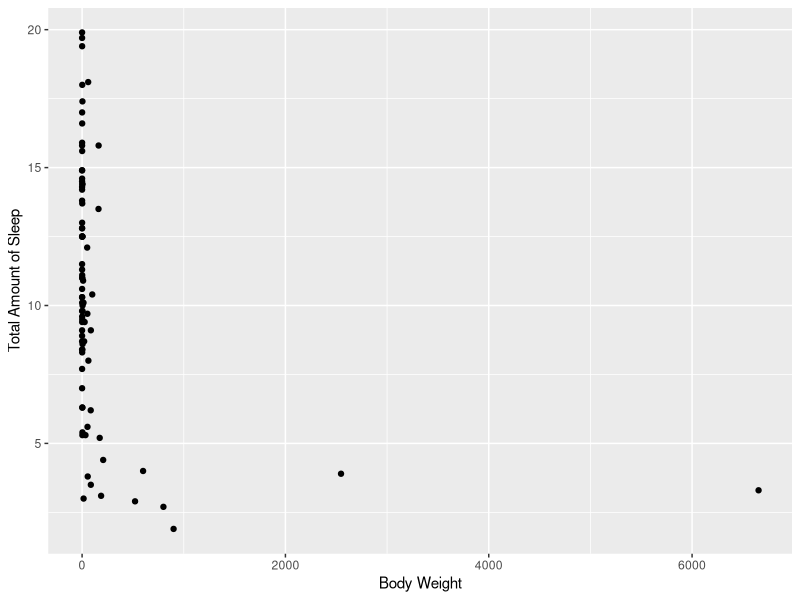
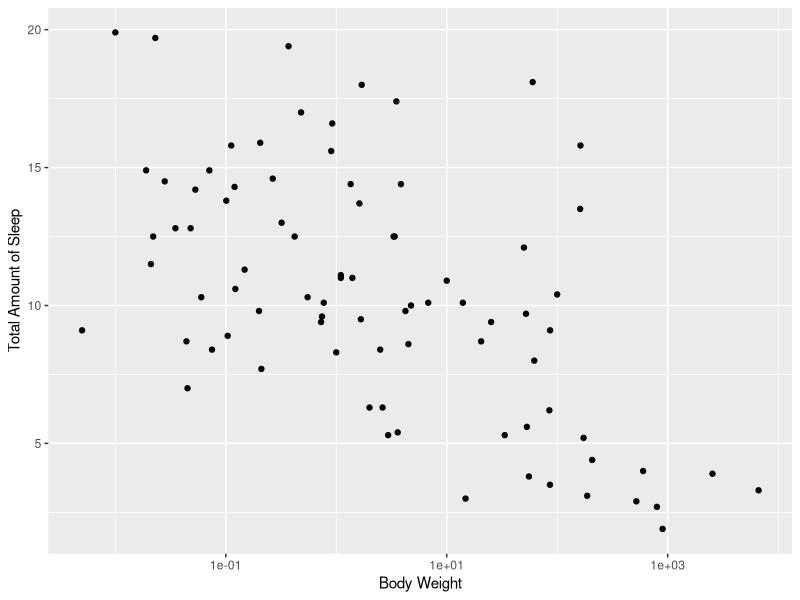
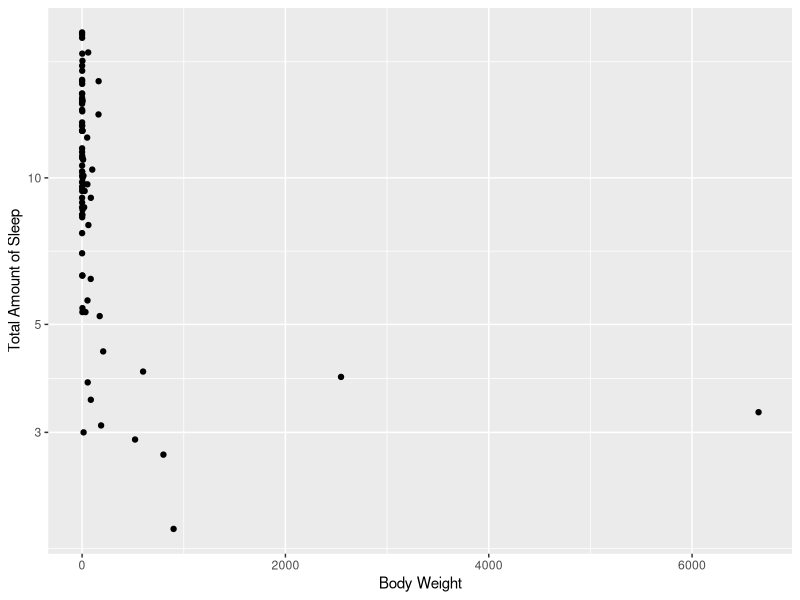
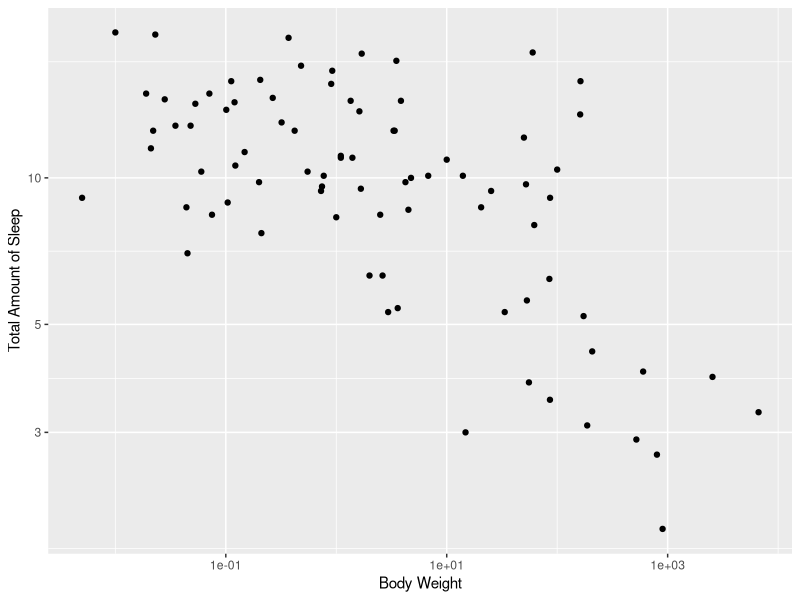
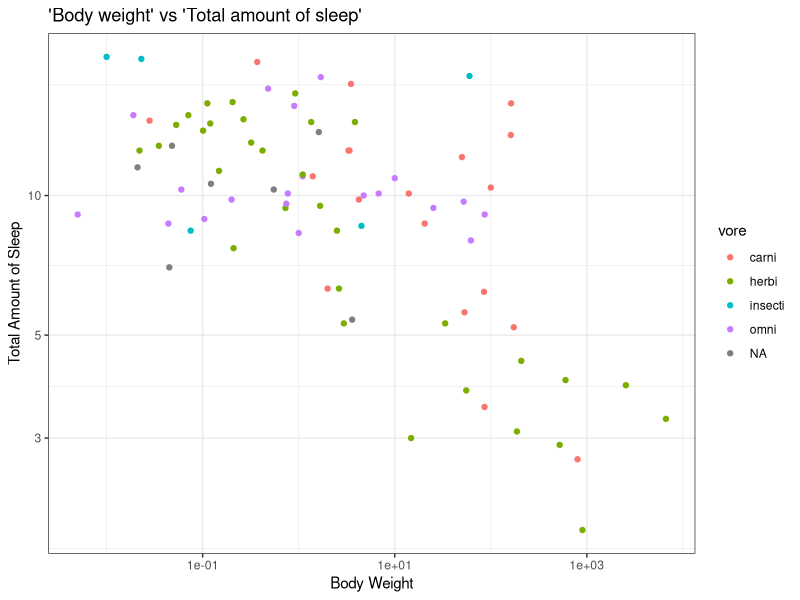
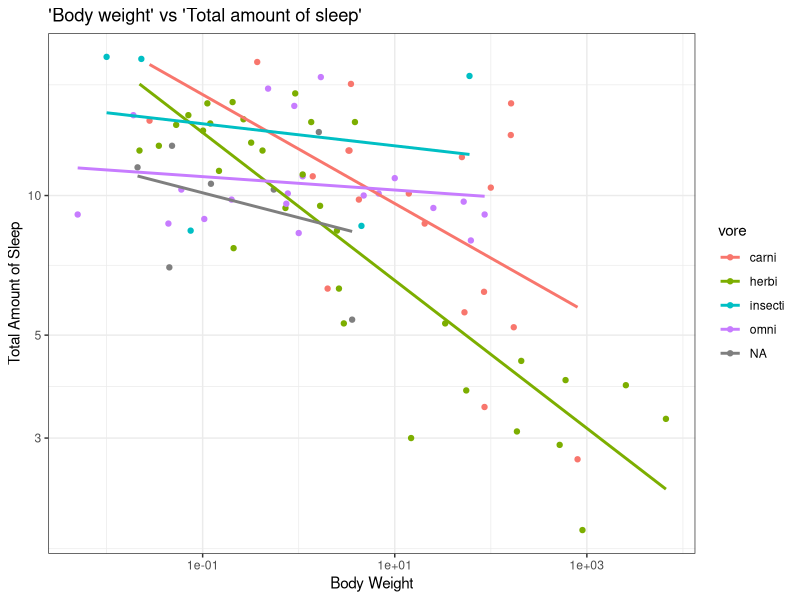
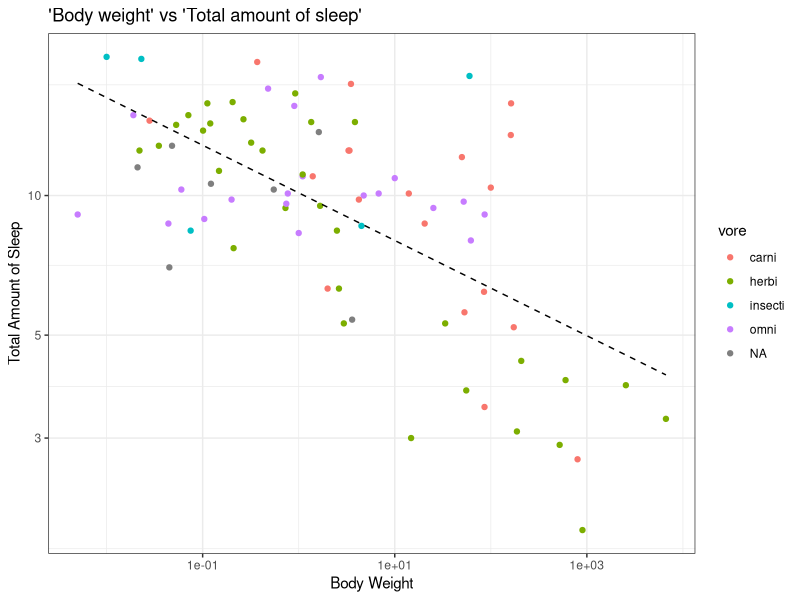
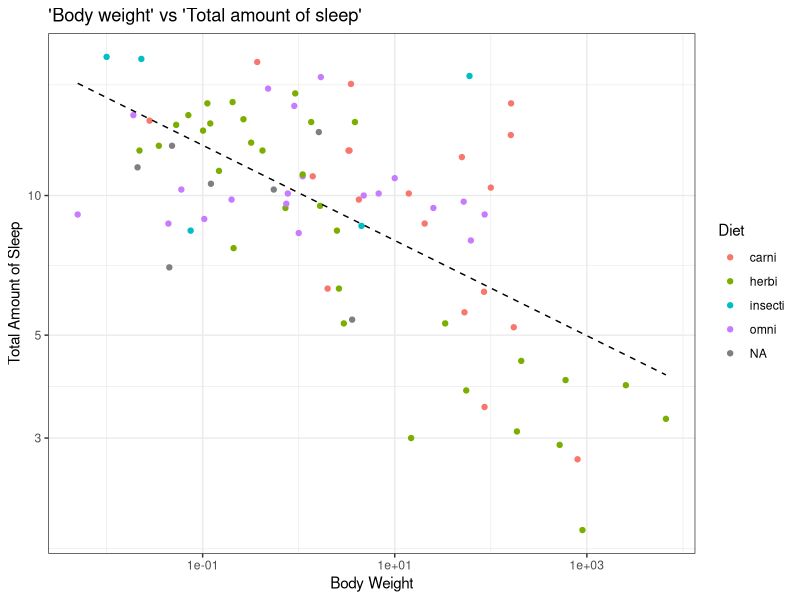

These charts were generated, in order, by the following R code:
# Graphics with ggplot2
# Load packages
library(tidyverse)
library(ggthemes)
# Load the msleep data set. 
suppressMessages(library(dplyr))
data(msleep)
head(msleep) # show first six rows
nrow(msleep) # there are 83 mammals in msleep dataframe
ncol(msleep) # there are 11 variables in msleep dataframe
names(msleep) # variable names 

# Find out if total sleep time has a relationship with mammal body weight. 
ggplot(data = msleep, mapping = aes(x = bodywt, y = sleep_total)) +
  geom_point()+
  labs(x ="Body Weight", y = "Total Amount of Sleep")

# 1) log(x)
ggplot(data = msleep, mapping = aes(x = bodywt, y = sleep_total)) +
  geom_point() + scale_x_log10()+
  labs(x ="Body Weight", y = "Total Amount of Sleep")

# 2) log(y)
ggplot(data = msleep, mapping = aes(x = bodywt, y = sleep_total)) +
  geom_point() + scale_y_log10()+
  labs(x ="Body Weight", y = "Total Amount of Sleep")

# 3) log(x) and log(y)
ggplot(data = msleep, mapping = aes(x = bodywt, y = sleep_total)) +
  geom_point() + scale_x_log10() + scale_y_log10()+
  labs(x ="Body Weight", y = "Total Amount of Sleep")

# Color code the plot by the diet of the animals (vore)
# 1) Axis labels nice
# 2) Change the theme to black and white
# 3) Add a meaningful title to the plot.
ggplot(data = msleep) +
  geom_point(mapping = aes(x = bodywt, y = sleep_total, color = vore))+
  theme_bw()+
  scale_x_log10() + scale_y_log10() +
  ggtitle("'Body weight' vs 'Total amount of sleep'")+
  labs(x ="Body Weight", y = "Total Amount of Sleep")

# Add an OLS line (without standard errors) for each vore category.
ggplot(data = msleep, mapping = aes(x = bodywt, y = sleep_total, color = vore)) +
  geom_point()+
  geom_smooth(se = FALSE, method = lm)+
  scale_x_log10() + scale_y_log10() +
  theme_bw()+
  ggtitle("'Body weight' vs 'Total amount of sleep'")+
  labs(x ="Body Weight", y = "Total Amount of Sleep")

# add the overall (across all vore types) OLS line (without standard errors) to the above plot.
# make the new line to be black, dashed, and has width of 0.5.
ggplot(data = msleep, mapping = aes(x = bodywt, y = sleep_total, color = vore)) +
  geom_point()+
  geom_smooth(se = FALSE, method = lm, linetype = "dashed",color = "black", lwd = .5)+
  scale_x_log10() + scale_y_log10() +
  theme_bw()+
  ggtitle("'Body weight' vs 'Total amount of sleep'")+
  labs(x ="Body Weight", y = "Total Amount of Sleep")

# change the title of the legend to “Diet”.
ggplot(data = msleep, mapping = aes(x = bodywt, y = sleep_total, color = vore)) +
  geom_point()+
  geom_smooth(se = FALSE, method = lm, linetype = "dashed", color = "black", lwd = .5)+
  theme_bw()+
  scale_x_log10() + scale_y_log10() +
  ggtitle("'Body weight' vs 'Total amount of sleep'")+ 
  scale_color_discrete(name = "Diet")+
  labs(x ="Body Weight", y = "Total Amount of Sleep")

# Make boxplots 
ggplot(data = msleep, mapping = aes(x= vore, y = sleep_total)) +
  geom_boxplot()+
  labs(y = "Sleep Total", x="Diet")

# Add the scale of the values of the y axis
ggplot(data = msleep, mapping = aes(x= vore, y = sleep_total)) +
  geom_boxplot() +
  scale_y_log10()+
  labs(y = "Sleep Total", x="Diet")

# Change the outlier shape 
ggplot(data = msleep, mapping = aes(x= vore, y = sleep_total)) +
  geom_boxplot()+
  scale_y_log10()+
  geom_boxplot(outlier.shape = 2)+
  labs(y = "Sleep Total", x="Diet")

# Add color scheme and the background(using colorblind safe palette)
ggplot(data = msleep, mapping = aes(x= vore, y=sleep_total, fill = vore)) +
  geom_boxplot()+
  scale_y_log10()+
  geom_boxplot(outlier.shape = 2)+
  theme_bw()+
  scale_fill_colorblind()+
  theme(legend.position = "none")+
  labs(y = "Sleep Total", x="Diet")

# Facet
ggplot(data = msleep, mapping = aes(x=bodywt, y=sleep_total))+
  geom_point() +
  scale_x_log10() + 
  scale_y_log10() +
  facet_wrap(~vore)+
  labs(y = "Sleep Total", x="Body Weight")

# Add title
ggplot(data = msleep, mapping = aes(x = bodywt, y = sleep_total))+
  geom_point() +
  scale_x_log10() + 
  scale_y_log10() +
  facet_wrap(~vore)+ 
  ggtitle("Sleep Total vs Body Weight by Diet(Logged Scales)")+
  labs(y = "Sleep Total", x="Body Weight")

# Add color of the lines 
ggplot(data = msleep, mapping = aes(x = bodywt, y = sleep_total))+
  geom_point() +
  scale_x_log10() + 
  scale_y_log10() +
  facet_wrap(~vore)+
  ggtitle("Sleep Total vs Body Weight by Diet(Logged Scales)")+
  geom_smooth(se = FALSE, method = lm, linetype = "solid",color = "dark green")+
  labs(y = "Sleep Total", x="Body Weight")

# Add overall black and white theme
ggplot(data = msleep, mapping = aes(x = bodywt, y = sleep_total))+
  geom_point() +
  scale_x_log10() + 
  scale_y_log10() +
  facet_wrap(~vore)+
  ggtitle("Sleep Total vs Body Weight by Diet(Logged Scales)")+
  geom_smooth(se = FALSE, method = lm, linetype = "solid",color = "dark green")+
  theme_bw()+
  labs(y = "Sleep Total", x="Body Weight")

